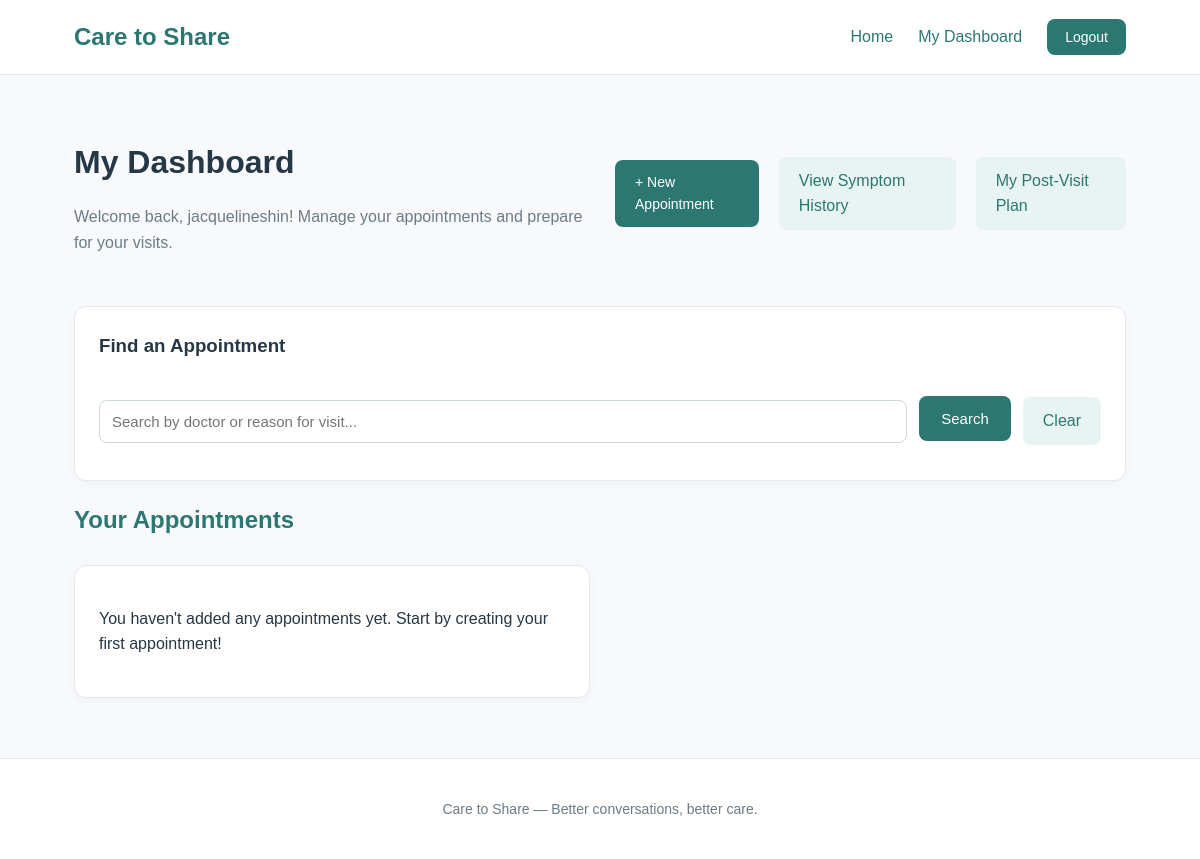
The app's page /dashboard/ (signed in), older data.
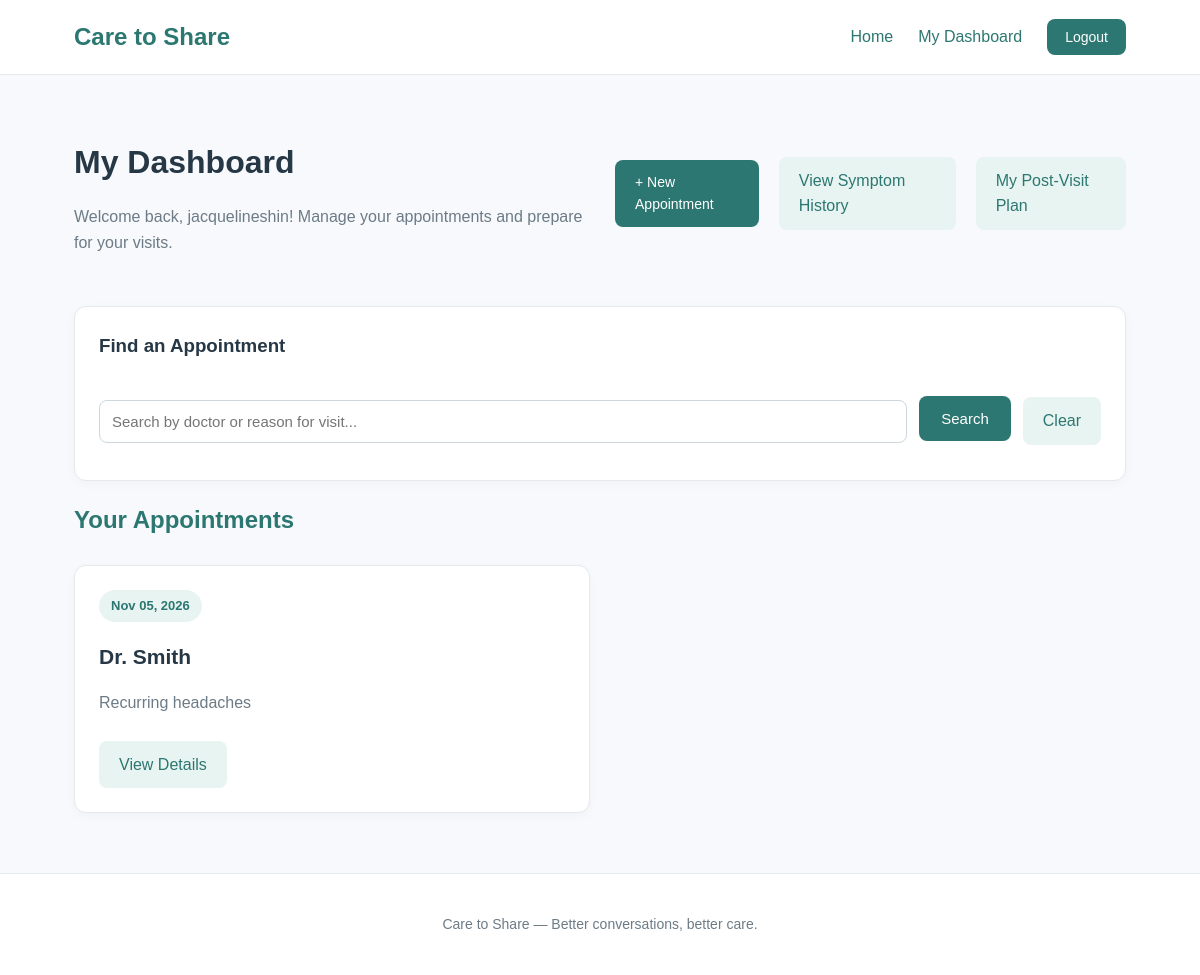
The same page, newer data.
### appointments/models.py (models this page shows, shortened)
class Appointment(models.Model):
    user = models.ForeignKey(
        settings.AUTH_USER_MODEL,
        on_delete=models.CASCADE
    )
    doctor_name = models.CharField(max_length=100)
    appointment_date = models.DateTimeField()
    reason_for_visit = models.TextField()
    created_at = models.DateTimeField(auto_now_add=True)

### appointments/views.py (the view)
# urls.py: path("dashboard/", views.dashboard, name="dashboard"),
@login_required
def dashboard(request):
    query = request.GET.get("q", "").strip()
    appointments = Appointment.objects.filter(
        user=request.user
    )
    if query:
        appointments = appointments.filter(
            Q(doctor_name__icontains=query) |
            Q(reason_for_visit__icontains=query)
        )
    appointments = appointments.order_by(
        "appointment_date"
    )
    return render(
        request,
        "appointments/dashboard.html",
        {
            "appointments": appointments,
            "query": query
        }
    )

### appointments/templates/appointments/dashboard.html
{% extends "appointments/base.html" %}
{% block content %}
<div class="dashboard-header">
    <div>
        <h1>My Dashboard</h1>
        <p>
            Welcome back, {{ user.username }}!
            Manage your appointments and prepare for your visits.
        </p>
    </div>
    <a href="{% url 'create_appointment' %}" class="btn">
        + New Appointment
    </a>
    <a href="{% url 'symptom_history' %}"
   class="btn-secondary">
    View Symptom History
    </a>
    <a href="{% url 'post_visit_dashboard' %}"
   class="btn-secondary">
    My Post-Visit Plan
</a>
</div>
<div class="card">
    <h3>Find an Appointment</h3>
    <form method="get" action="{% url 'dashboard' %}"
          class="search-form">
        <input
            type="text"
            name="q"
            value="{{ query }}"
            placeholder="Search by doctor or reason for visit..."
        >
        <button type="submit" class="btn">
            Search
        </button>
        <a href="{% url 'dashboard' %}"
           class="btn-secondary">
            Clear
        </a>
    </form>
</div>
<h2>Your Appointments</h2>
<div class="appointment-grid">
    {% for appointment in appointments %}
        <div class="card appointment-card">
            <span class="appointment-date">
                {{ appointment.appointment_date|date:"M d, Y" }}
            </span>
            <h3>{{ appointment.doctor_name }}</h3>
            <p>
                {{ appointment.reason_for_visit|truncatewords:20 }}
            </p>
            <a href="{% url 'appointment_detail' appointment.pk %}"
               class="btn-secondary">
                View Details
            </a>
        </div>
    {% empty %}
        <div class="card">
            {% if query %}
                <p>No appointments match your search.</p>
            {% else %}
                <p>
                    You haven't added any appointments yet.
                    Start by creating your first appointment!
                </p>
            {% endif %}
        </div>
    {% endfor %}
</div>
{% endblock %}

Row changes from the older to the newer data that the page shows:
added Appointment: appointment_date "Nov 05, 2026", doctor_name "Dr. Smith", reason_for_visit "Recurring headaches"
Text that changed along with them:
text no longer shown: "You haven't added any appointments yet. Start by creating your first appointment!"
